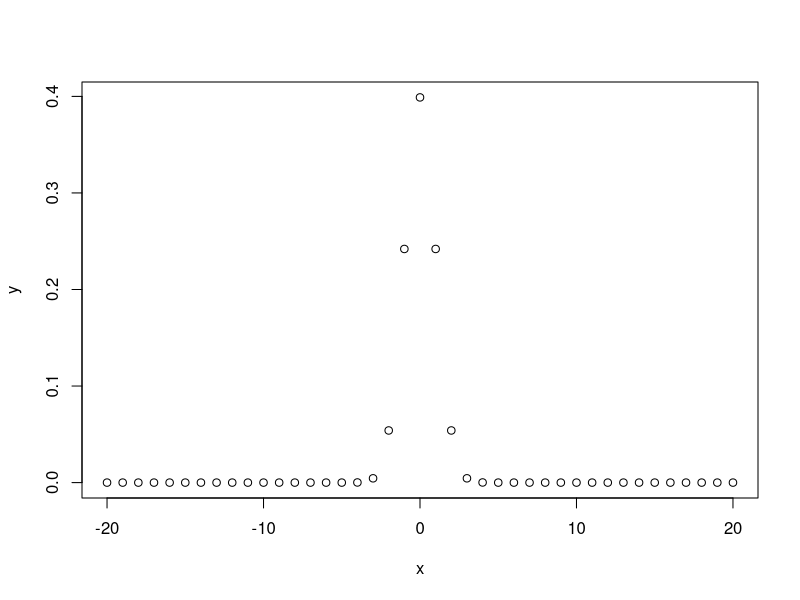

Reproduce this figure in R.
x <- seq(-20,20, by=1)
y <- dnorm(x)
plot(x,y)
c <- 0
for(i in x)
{
    c <- c + 1
    print(c)
    if(i >= -1 && i <= 1)
    {
        print(i)
        print("Se encuentra en [-1,1]")
    }
    else {
        print(i)
        print("Fuera del intervalo")
    }
}
